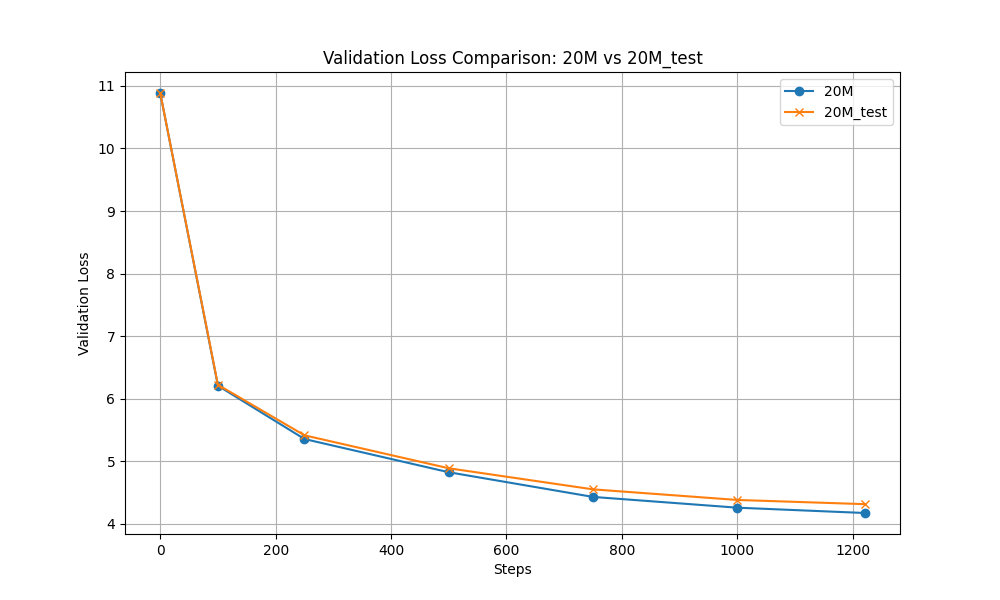

Source code (Python):

import json
import matplotlib.pyplot as plt
import os

def load_data(filepath):
    with open(filepath, 'r') as f:
        data = json.load(f)
    return data['history']['steps'], data['history']['val_losses']

def main():
    file1 = 'plots/20M.json'
    file2 = 'plots/20M_test.json'
    output_file = 'plots/compare_20M.png'

    if not os.path.exists(file1):
        print(f"Error: {file1} not found.")
        return
    if not os.path.exists(file2):
        print(f"Error: {file2} not found.")
        return

    steps1, losses1 = load_data(file1)
    steps2, losses2 = load_data(file2)

    plt.figure(figsize=(10, 6))
    plt.plot(steps1, losses1, label='20M', marker='o')
    plt.plot(steps2, losses2, label='20M_test', marker='x')

    plt.title('Validation Loss Comparison: 20M vs 20M_test')
    plt.xlabel('Steps')
    plt.ylabel('Validation Loss')
    plt.legend()
    plt.grid(True)

    plt.savefig(output_file)
    print(f"Comparison plot saved to {output_file}")

if __name__ == "__main__":
    main()
